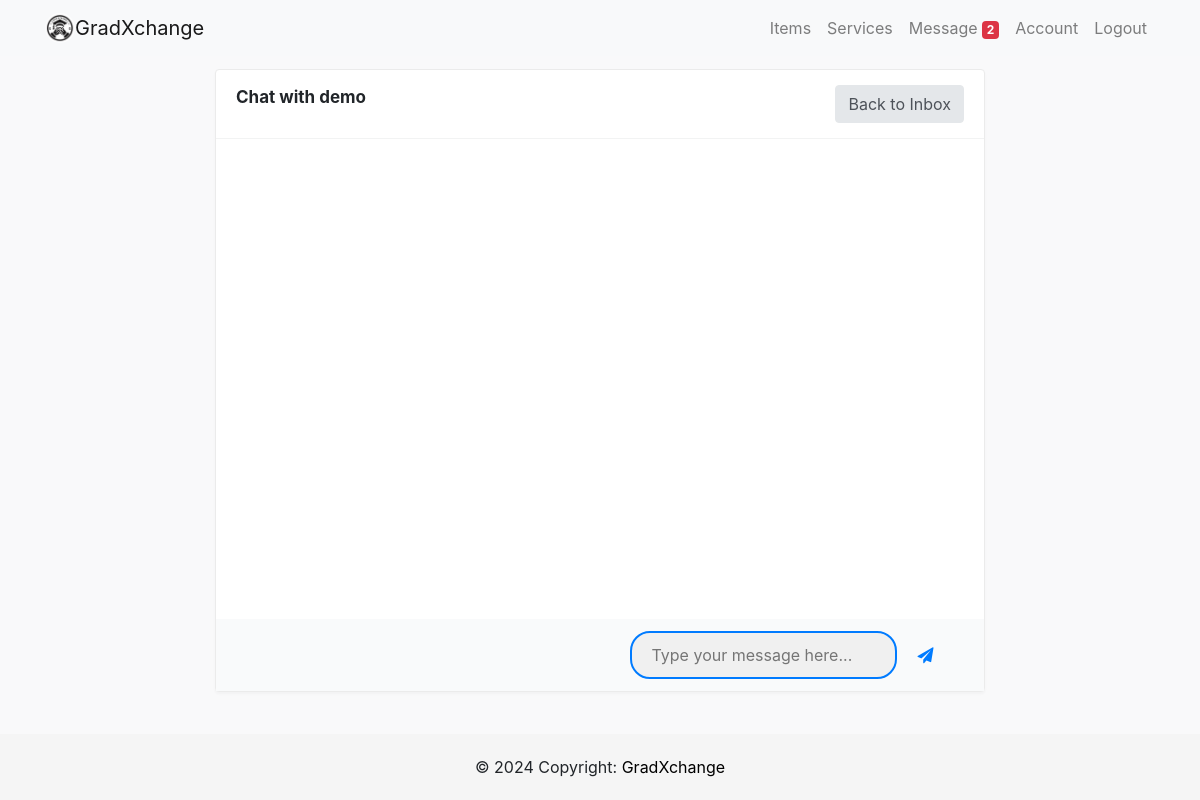
Before: /chat/28/ (signed in) with the older database file.
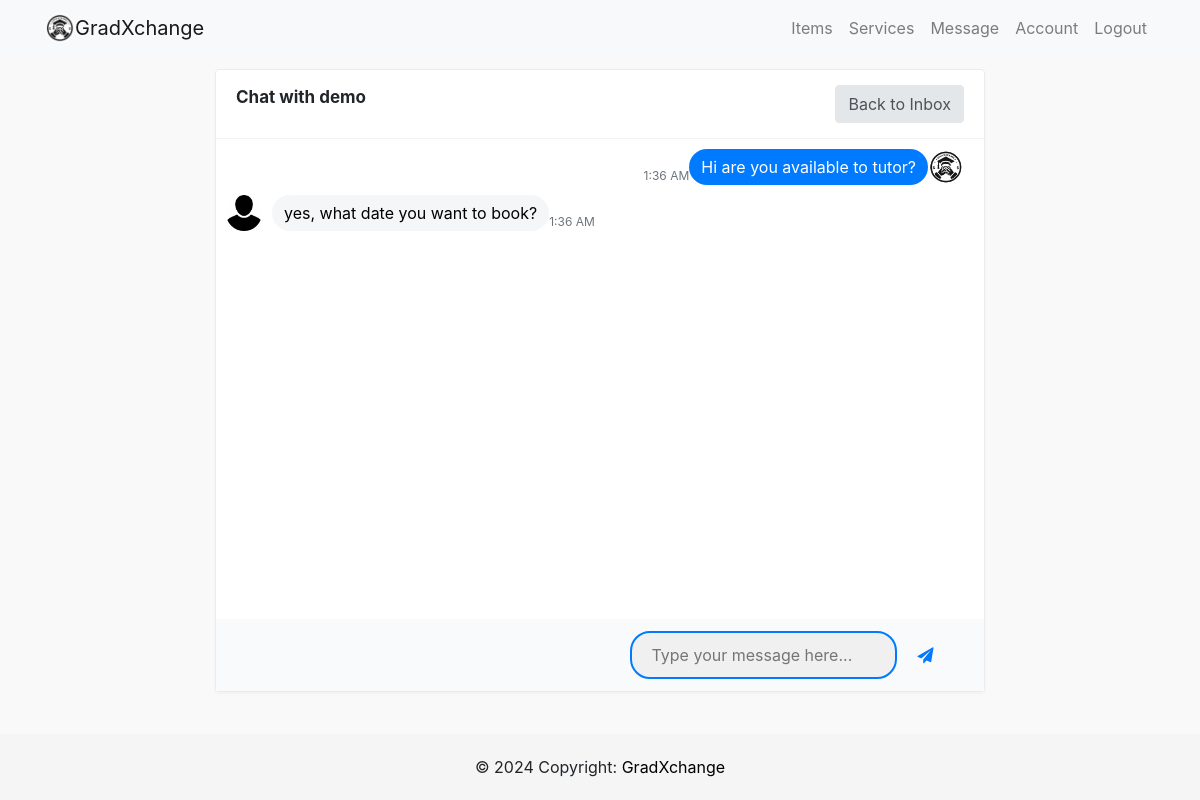
After: the same page with the newer database file.
### users/models.py (models this page shows, shortened)
class Message(models.Model):
    sender = models.ForeignKey(Profile, on_delete=models.SET_NULL, null=True, blank=True, related_name='sent_messages')
    recipient = models.ForeignKey(Profile, on_delete=models.SET_NULL, null=True, blank=True, related_name='received_messages')
    text = models.TextField()
    is_read = models.BooleanField(default=False, null=True)
    created = models.DateTimeField(auto_now_add=True)
    id = models.UUIDField(default=uuid.uuid4, unique=True, primary_key=True)
    conversation_id = models.UUIDField(default=uuid.uuid4, editable=True)
    class Meta:
        ordering = ['is_read', '-created']

class Profile(models.Model):
    user = models.OneToOneField(User, on_delete=models.CASCADE)
    image = models.ImageField(default='profilepic.jpg', upload_to='profile_picture')
    location =models.CharField(max_length=100)
    about_me = models.CharField(max_length=200, null=True, blank=True)
    phone_regex = RegexValidator(
        regex=r'^\+?60?\d{9,10}$',
        message="Phone number must be entered in the format: '+60123456789'. With country code +60 and up to 10 digits allowed."
    )
    phone = models.CharField(validators=[phone_regex], max_length=17, blank=True)  # Optional: adjust max_length as needed
    whatsapp_regex = RegexValidator(
        regex=r'^\+?60?\d{9,10}$',
        message="Whatsapp number must be entered in the format: '+60123456789'. With country code +60 and up to 10 digits allowed."
    )
    whatsapp = models.CharField(validators=[whatsapp_regex], max_length=17, blank=True)

### users/views.py (the view)
# urls.py: path('chat/<int:profile_id>/', user_views.chat, name='chat'),
@login_required
def chat(request, profile_id):
    user_A = request.user.profile  # Current logged-in user
    user_B = get_object_or_404(Profile, id=profile_id)  # Recipient obtained from URL parameter
    if request.method == "POST":
        text = request.POST.get('text', '').strip()
        if text:  # Ensure the text is not empty
            Message.objects.create(sender=user_A, recipient=user_B, text=text, is_read=False)
            return redirect('chat', profile_id=profile_id)
    messages = Message.objects.filter(
        Q(sender=user_A, recipient=user_B) | Q(sender=user_B, recipient=user_A)
    ).order_by('created')
    Message.objects.filter(sender=user_B, recipient=user_A, is_read=False).update(is_read=True)
    unread_messages_count = Message.objects.filter(recipient=user_A, sender=user_B, is_read=False).count()
    context = {
        'messages': messages,
        'user_A': user_A,
        'user_B': user_B,
        'profile_id': profile_id,
        'unread_messages_count': unread_messages_count  # Include this in your template where needed
    }
    return render(request, 'users/chat.html', context)

### users/context_processors.py (called while the page is built)
def unread_message_count(request):
    if request.user.is_authenticated:
        count = Message.objects.filter(recipient=request.user.profile, is_read=False).count()
        return {'unread_message_count': count}
    return {}

### users/templates/users/chat.html (shortened to what this page needs)
{% extends 'users/base.html' %}
{% load static %}
{% block body %}
<link href="https://stackpath.bootstrapcdn.com/font-awesome/4.7.0/css/font-awesome.min.css" rel="stylesheet">
<div class="page-content">
    <div class="col-md-8">
        <div class="card card-bordered">
            <div class="card-header">
                <h4 class="card-title"><strong>Chat with {{ user_B.user.username }}</strong></h4>
                <a class="btn btn-xs btn-secondary" href="{% url 'inbox' %}">Back to Inbox</a>
            </div>
            <div class="ps-container" id="chat-content">
                {% for message in messages %}
                <div class="media media-chat {% if message.sender == user_A %}media-chat-reverse{% endif %}">
                    <img class="avatar" src="{{ message.sender.user.profile.image.url }}" alt="...">
                    <div class="media-body">{{ message.text }}</div>
                    <div class="meta">
                        <time datetime="{{ message.created|date:'c' }}">{{ message.created|date:"g:i A" }}</time>
                    </div>
                </div>
                {% endfor %}
            </div>
            <div class="publisher">
                <form action="" method="POST">
                    <input class="publisher-input" type="text" name="text" placeholder="Type your message here..."
                        autocomplete="off">
                    <button type="submit" class="publisher-btn"><i class="fa fa-paper-plane"></i></button>
                </form>
            </div>
        </div>
    </div>
</div>
{% endblock %}

Changed rows visible on the page:
added Message: sender.user.profile.image (picture), text "Hi are you available to tutor?", created "1:36 AM"
added Message: sender.user.profile.image (picture), text "yes, what date you want to book?", created "1:36 AM"
Other visible differences:
{{ unread_message_count }}: "2" → (not shown)
